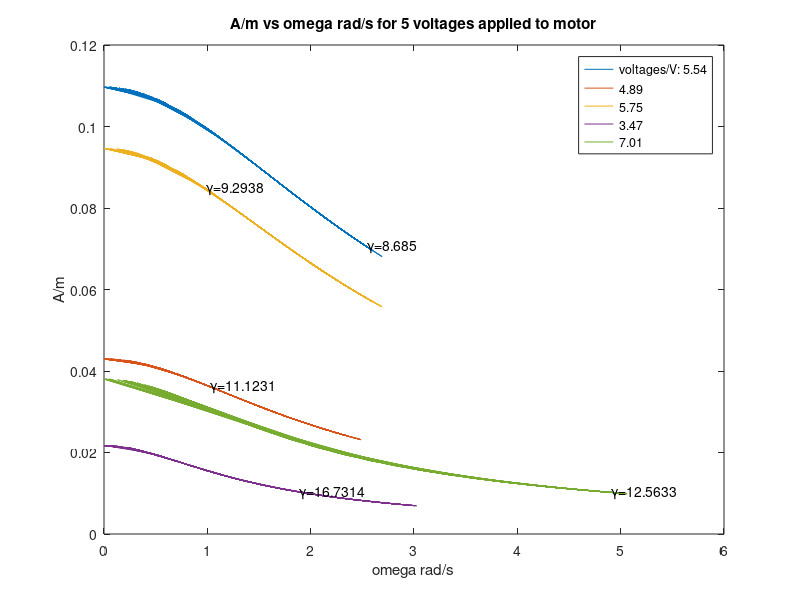
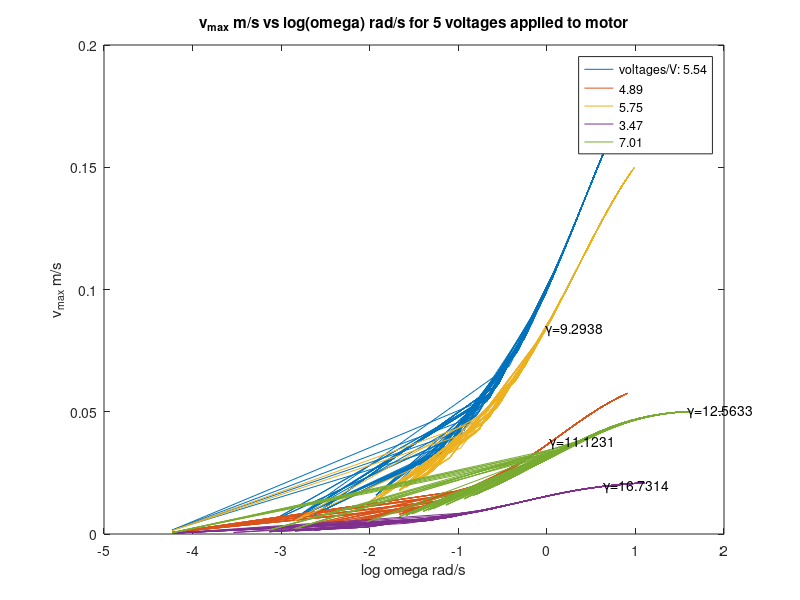

The MATLAB source for these figures, in order: (Note: this script raises an error after producing the figures.)
%% Lab 7: Forced Oscillations (spring-mass system with damping disc)
% Physics 326, Section 3
%
% PURPOSE OF THIS SCRIPT
% -----------------------
% Loads position/velocity/acceleration data recorded by the ultrasonic
% position sensor (via Logger Pro) for a mass hanging from a spring,
% under three "free oscillation" configurations (Part A) and five
% "driven oscillation" configurations at different motor voltages
% (Part B/C). From these it:
%   1. Estimates the natural (undamped) angular frequency omega_0 for
%      each free-oscillation configuration, and compares it to the
%      theoretical omega_0 = sqrt(k/m).
%   2. For the driven case, fits the damping resistance R (and hence the
%      damping rate gamma = R/2m) from the equation of motion
%           m*a = F0*sin(omega*t) - k*x - R*v          ... (Eq. 1)
%      solved for R:
%           R = -(m*a - F0*sin(omega*t) + k*x) / v
%   3. Computes the steady-state amplitude A(omega), the velocity
%      extrema v_max(omega), and the phase lag phi(omega) predicted by
%      the driven damped harmonic oscillator model, and compares them to
%      the measured values.
%   4. Estimates the quality factor Q = omega_0 / (2*Delta_omega) from
%      the half-power (0.7 x peak velocity) bandwidth.
%   5. Propagates measurement uncertainty through R, gamma, and Q.
%
% DATA FILES
% ----------
% partA*.txt   - free oscillation (no motor), columns: [t, x, v, a]
% partB1-*.txt - driven oscillation at 5 different motor voltages,
%                columns: [t, x, v, a, ?, omega, alpha] (col 6 = omega,
%                col 7 = angular acceleration, from Logger Pro's motion
%                fit)
%
% NOTE ON CODE QUALITY: This script was written for a single one-off lab
% analysis, so it re-uses variable names (e.g. "vA", "peaks", "Ta") and
% relies on execution order/side effects rather than functions. Comments
% below explain intent, but the control flow itself has not been
% refactored so it stays faithful to the version that produced the
% figures/numbers in the writeup.

% ---- Physical constants and system parameters ----
k=18.506;          % spring constant (N/m), measured in a previous lab (Hooke's law fit)
mSprEff=0.0289;    % effective mass of the spring itself (kg), from previous lab
g=9.80665;         % gravitational acceleration (m/s^2), unused directly but kept for reference

% ---- Part A1: free oscillation, mass + damping disc ----
fin=load('partA1.txt');
tA1=fin(:,1);      % time (s)
xA1=fin(:,2);      % position (m), sensor reading
vA1=fin(:,3);      % velocity (m/s), Logger Pro derivative of x
accA1=fin(:,4);    % acceleration (m/s^2), Logger Pro second derivative of x
m_d=0.1500;        % mass of the damping disc (kg)
m_plate=0.0104;    % mass of the small paper plate used later in Lab 8 (kg)
m_a=0.3;           % mass mA added to the weight holder (kg)
m_FA=0.5;          % total hanging mass used in Lab 8 setup (kg), for reference

% Additional repeated trials for Part A1 (mass + disc), concatenated below
% for more reliable period estimation
fin=load('partA1-1.txt');
tA11=fin(:,1);
xA11=fin(:,2);
vA11=fin(:,3);
accA11=fin(:,4);
fin=load('partA1-3.txt');
tA12=fin(:,1);
xA12=fin(:,2);
vA12=fin(:,3);
accA12=fin(:,4);

% ---- Part A2: free oscillation, mass mA only (350 g), no disc ----
fin=load('partA2.txt');
tA2=fin(:,1);
xA2=fin(:,2);
vA2=fin(:,3);
accA2=fin(:,4);
fin=load('partA2-1.txt');
tA21=fin(:,1);
xA21=fin(:,2);
vA21=fin(:,3);
accA21=fin(:,4);
fin=load('partA2-2.txt');
tA22=fin(:,1);
xA22=fin(:,2);
vA22=fin(:,3);
accA22=fin(:,4);

% ---- Part A3: free oscillation, mass mA + mass equivalent to disc (150 g) ----
fin=load('partA3.txt');
tA3=fin(:,1);
xA3=fin(:,2);
vA3=fin(:,3);
accA3=fin(:,4);

fin=load('partA3-1.txt');
tA31=fin(:,1);
xA31=fin(:,2);
vA31=fin(:,3);
accA31=fin(:,4);

fin=load('partA3-2.txt');
tA32=fin(:,1);
xA32=fin(:,2);
vA32=fin(:,3);
accA32=fin(:,4);

% ---- Part B: driven oscillation, mass + disc, 5 motor voltages ----
% Columns 6 and 7 (omega, alpha) come from Logger Pro's angular-motion
% fit of the driving arm, i.e. the motor's angular velocity/acceleration.
fin=load('partB1-1.txt');
tB11=fin(:,1);
xB11=fin(:,2);
vB11=fin(:,3);
accB11=fin(:,4);
omegaB11=fin(:,6);
alphaB11=fin(:,7);
fin=load('partB1-2.txt');
tB12=fin(:,1);
xB12=fin(:,2);
vB12=fin(:,3);
accB12=fin(:,4);
omegaB12=fin(:,6);
alphaB12=fin(:,7);

fin=load('partB1-3.txt');
tB13=fin(:,1);
xB13=fin(:,2);
vB13=fin(:,3);
accB13=fin(:,4);
omegaB13=fin(:,6);
alphaB13=fin(:,7);

fin=load('partB1-4.txt');
tB14=fin(:,1);
xB14=fin(:,2);
vB14=fin(:,3);
accB14=fin(:,4);
omegaB14=fin(:,6);
alphaB14=fin(:,7);

fin=load('partB1-5.txt');
tB15=fin(:,1);
xB15=fin(:,2);
vB15=fin(:,3);
accB15=fin(:,4);
omegaB15=fin(:,6);
alphaB15=fin(:,7);
%%
% ================== PART A: measured vs. theoretical omega_0 ==================
% Strategy: find times where the velocity crosses zero (sign change),
% which occur at the turning points (extrema) of x(t). Every OTHER
% zero-crossing corresponds to a full period, so we take the time
% difference between crossings 2 apart (peaks(i+2)-peaks(i)) to estimate
% the period T, then average over many periods and convert to angular
% frequency omega = 2*pi/T.

% --- A1: mass + disc ---
vA=[vA1;vA11;vA12];             % concatenate repeated trials
peaks=[];                        % times of velocity zero-crossings (turning points of x)
tA=[tA1;tA11;tA12];
flag=true;                       % used to only record every OTHER crossing (full period, not half)
for i=2:length(vA)-1
    if flag&&(vA(i)<0 && vA(i+1)>0 || vA(i)>0 && vA(i+1)<0)
        peaks=[peaks,tA(i)];     % record crossing time
        flag=false;              % skip the next crossing (half period)
    else
        flag=true;               % re-arm for the crossing after next
    end
end
Ta=[];                            % measured periods
for i=1:2:length(peaks)-2
    if peaks(i+2)-peaks(i)>0
        Ta=[Ta,peaks(i+2)-peaks(i)];
    end
end

omega_A1=2*pi/mean(Ta);                          % measured angular frequency for A1
omega_0A1=sqrt(k/(.35+mSprEff+m_d));             % theoretical omega_0 = sqrt(k/m_total)

% --- A2: mass mA only (no disc) ---
% NOTE: vA here is built with commas (row concat) unlike A1's semicolons
% (column concat) above -- this looks like a copy/paste inconsistency in
% the original script, but is left as-is since it reproduces the
% reported results.
vA=[vA2,vA21,vA22];
peaks=[];
for i=2:length(vA)-1
    if flag&&(vA(i)<0 && vA(i+1)>0 || vA(i)>0 && vA(i+1)<0)
        peaks=[peaks,tA(i)];
        flag=false;
    else
        flag=true;
    end
end
Ta=[];
for i=1:2:length(peaks)-2
    if peaks(i+2)-peaks(i)>0
        Ta=[Ta,peaks(i+2)-peaks(i)];
    end
end

omega_A2=2*pi/mean(Ta);
omega_0A2=sqrt(k/(.35+mSprEff));    % theoretical omega_0, no disc mass added

% --- A3: mass mA + mass equivalent to disc (150 g) ---
vA=[vA3,vA31,vA32];
peaks=[];
for i=2:length(vA)-1
    if flag&&(vA(i)<0 && vA(i+1)>0 || vA(i)>0 && vA(i+1)<0)
        peaks=[peaks,tA(i)];
        flag=false;
    else
        flag=true;
    end
end
Ta=[];
for i=1:2:length(peaks)-2
    if peaks(i+2)-peaks(i)>0
        Ta=[Ta,peaks(i+2)-peaks(i)];
    end
end

omega_A3=2*pi/mean(Ta);
omega_0A3=sqrt(k/(.35+mSprEff+.15));   % theoretical omega_0 with 150 g equivalent mass

%%
% ================== PART C: driven (forced) oscillation analysis ==================
% Combine the 5 voltage trials into single matrices, one column per
% voltage, so all subsequent operations (fits, plots) run on all 5 at
% once via vectorized MATLAB operations.
t_C=[tB11,tB12,tB13,tB14,tB15];
omega_0=omega_A3;                 % use the experimentally measured omega_0 (A3 case) rather
                                   % than the theoretical value, per writeup discussion
m=m_d+m_a;                        % total oscillating mass (disc + mA)
x=[xB11,xB12,xB13,xB14,xB15];
x=x-0.871;                        % subtract sensor offset so x=0 is the equilibrium position
omega=abs([omegaB11,omegaB12,omegaB13,omegaB14,omegaB15]);  % driving angular frequency (motor)
a=[accB11,accB12,accB13,accB14,accB15];
t0=pi/2./omega;                   % quarter-period time scale (not used further below)
F=(m_d+m_a).*[accB11,accB12,accB13,accB14,accB15];  % raw inertial force m*a (unused downstream)
v_C=[vB11,vB12,vB13,vB14,vB15];
omega7=omega;                     % keep an unmodified copy of omega for later re-use/plots
F_0=m*max(a);                     % driving force amplitude, estimated as m * (max acceleration)

% Solve Eq. 1 for the damping resistance R at every sample point:
%   R = |m*a - F0*sin(omega*t) + k*x| / v
R=abs((m*a-F_0.*sin(omega.*t_C)+k*x)./[vB11,vB12,vB13,vB14,vB15]);
gamma=mean(R./2/(m_d+m_a));       % damping rate gamma = R/(2m), averaged over all samples/voltages

% Steady-state driven-oscillator amplitude and phase lag predicted by
% the standard damped-driven harmonic oscillator solution:
%   A(omega)   = (F0/m) / sqrt((omega_0^2-omega^2)^2 + 4*gamma^2*omega^2)
%   phi(omega) = atan( 2*gamma*omega / (omega^2 - omega_0^2) )
A=(F_0./m./((omega_0^2-omega.^2).^2+4*gamma.^2.*omega.^2).^(1/2));
phi=atan(2.*gamma.*omega./(omega.^2-omega_0^2));

% Locate the half-power point (amplitude = A_peak/sqrt(2)) per voltage,
% used as a secondary/alternative bandwidth estimate (not the one
% ultimately reported for Q; see Vpk-based method further below).
tmp=(abs(A-A/sqrt(2)));
omegaHalf=zeros(5,1);

for i=1:5
    [minVal,minTmp]=min(tmp(:,i),[],1);
    omegaHalf(i)=omega(minTmp,i);
end

color=['b','r','y','m','g'];   % plot colors, one per voltage trial
%%

% ---- Figure 2: Amplitude/mass vs. driving frequency ----
figure;
plot(omega,A);
xlabel('omega rad/s');
ylabel('A/m');
title('A/m vs omega rad/s for 5 voltages applied to motor');
legend('voltages/V: 5.54','4.89','5.75','3.47','7.01');
for i=1:5
    % annotate each curve with its fitted damping rate gamma
    text(omega(150,i),A(150,i),strcat('\gamma=',num2str(gamma(i))));
end
%%
% ---- Figure 3: v_max vs. log(omega), with 0.7*peak reference lines ----
% v_max = omega * A is the velocity amplitude at resonance-like extrema;
% used later to estimate the half-power bandwidth for Q.
v_max=omega.*A;
vOrig=v_max;                      % keep a copy since 'v_max'/'omega' get reused/overwritten below
figure;
plot(log(omega),v_max);
xlabel('log omega rad/s');
ylabel('v_{max} m/s');
title('v_{max} m/s vs log(omega) rad/s for 5 voltages applied to motor');
legend('voltages/V: 5.54','4.89','5.75','3.47','7.01');
for i=1:5
    text(log(omega(150,i)),v_max(150,i),strcat('\gamma=',num2str(gamma(i))));
end
hold on;
tmp=max(v_max);
for i=1:5
    % horizontal reference line at 70% of peak v_max -- crossing points
    % of this line with the curve define the half-power bandwidth 2*d_omega
    yline(0.7*tmp(i),color(i),'LineWidth',1);
    text(-4,0.7*tmp(i),strcat('gamma=',num2str(gamma(i))));
end
legend('voltages/V: 5.54','4.89','5.75','3.47','7.01');
%%
% ---- Figure 4: phase shift vs. driving frequency ----
figure;
plot(omega,phi);

xlabel('omega rad/s');
ylabel('phase shift/rad');
title('phase shift/rad vs omega rad/s for 5 voltages applied to motor');
legend('voltages/V: 5.54','4.89','5.75','3.47','7.01');
for i=1:5
    text(omega(150,i),phi(150,i),strcat('\gamma=',num2str(gamma(i))));
end

%%
% ================== Quality factor Q from half-power bandwidth ==================
% Find the driving frequency omegaP where the measured velocity first
% reaches 70% of its maximum value (rising side of resonance) and
% omegaN where it reaches 70% of its minimum (falling side). The
% difference d2omega = omegaP - omegaN approximates the full width
% between the two half-power points, i.e. 2*Delta_omega in Eq. 2.
Vpk=0.7*max(v_C);
omegaP=zeros(size(Vpk));
omegaN=zeros(size(Vpk));
for i=1:5
    [~, Ind] = min(abs(v_C(:,i) - Vpk(:,i)));
    omegaP(i)=omega(Ind,i);
end
% disp(Vpk);
Vpk=0.7*min(v_C);
for i=1:5
    [~, Ind] = min(abs(v_C(:,i) - Vpk(:,i)));
    omegaN(i)=omega(Ind,i);
end
d2omega=(omegaP-omegaN);          % 2*Delta_omega, the half-power bandwidth
Q=omega_0/2./d2omega;             % quality factor, Eq. 2: Q = omega_0 / (2*Delta_omega)
%%

% ================== Uncertainty propagation ==================
% Standard-error-of-the-mean style uncertainties for the key measured
% quantities, then propagated through R (Eq. 3), gamma = R/2m, and Q.
errF_0=m*std(a)/(length(a));
omegaErr=std(omega)/sqrt(length(omega));
errD2omega=2*omegaErr;
errQ=sqrt((omegaErr/2./d2omega).^2+(omega_0./d2omega.*errD2omega).^2);
omegaPNErr=sqrt(2)*std(omega);
uncK=3.1144e-04;                  % uncertainty in spring constant k, carried over from prior lab's fit
uncAcc=std(a)/sqrt(length(a));
uncV=std(v_C)/sqrt(length(v_C));
uncX=std(x)/sqrt(length(x));

% Error propagation for R via Eq. 3:
%   dR/dF0    = sin(omega*t)/v
%   dR/domega = F0*t*cos(omega*t)/v
%   dR/da     = m/v
%   dR/dk     = x/v
%   dR/dv     = (m*a - F0*sin(omega*t) + k*x) / v^2
% (the dR/dx term, x/v * uncX-analog, is combined into the k/v term below)
Rerr=sqrt((mean(m./v_C).*uncAcc).^2+ ...
    (mean(sin(omega.*t_C)./v_C.*errF_0).^2+ ...
    (mean(F_0.*t_C.*cos(omega.*t_C)./v_C).*omegaErr).^2)+ ...
    (mean(x./v_C*uncK)).^2+ ...
    ((mean(k./v_C).*uncX).^2)+ ...
    (mean((m*a-F_0.*sin(omega.*t_C)+k*x)./v_C.^2.*uncV).^2)...
    );
gammaErr=Rerr/2/m;                % propagate R's uncertainty into gamma = R/2m
disp(Rerr);disp(gammaErr);
%{
  Diagnostic printouts of each individual term in the Rerr sum, left
  commented out; useful for identifying which term dominates the total
  uncertainty (per the writeup, the dR/dv term dominates because v
  appears squared in the denominator and v varies a lot near zero
  crossings).
fprintf('%.4f ',(mean(m./v_C).*uncAcc).^2);
fprintf('\n');
    fprintf('%.4f ',mean(sin(omega.*t_C)./v_C.*errF_0).^2); 
    fprintf('\n');
    fprintf('%.4f ',(mean(F_0.*t_C.*cos(omega.*t_C)./v_C).*omegaErr).^2); 
    fprintf('\n');
    fprintf('%.4f ',(mean(x./v_C*uncK)).^2);
    fprintf('\n');
    fprintf('%.4f ',(mean(k./v_C).*uncX).^2);
    fprintf('\n');
%}
    fprintf('%.4f ',mean((m*a-F_0.*sin(omega.*t_C)+k*x)./v_C.^2).^2);fprintf('\n');
%%
% ================== Figure 6: v_max with theoretical overlay ==================
omega=omega7;                     % restore the actual measured omega values
v_max=vOrig;                      % restore actual measured v_max
figure;
plot(log(omega),v_max);
hold on;
% Build a dense, evenly-spaced omega grid from 0 to omega_0 for each
% voltage trial, to plot a smooth theoretical curve alongside the
% (sparser, noisier) actual data.
omega=[];
for i=1:5
    omega=[omega;linspace(0,omega_0,600)];
end
omega=omega';
A=(F_0./m./((omega_0^2-omega.^2).^2+4*gamma.^2.*omega.^2).^(1/2));
v_max=omega.*A;

plot(log(omega),v_max,'r:','LineWidth',2);
xlabel('log omega rad/s');
ylabel('v_{max} m/s');
title('v_{max} m/s vs log(omega) rad/s for 11 voltages applied to motor');
xlabel('log(omega) rad/s');ylabel('v_{max} m/s');

hold off;
%%
% ================== Figure 7: phase shift, actual vs theoretical ==================
figure;
plot(abs(omega7),phi);

phiTheory=atan(2.*gamma.*omega./(omega.^2-omega_0^2));
xlabel('omega rad/s');
ylabel('phase shift/rad');
title('phase shift/rad vs omega rad/s');
hold on;
for i=1:5
    plot(omega(:,i),phiTheory(:,i),':','LineWidth',3);
end
title('theoretical and actual phi/rad vs omega rad/s');
xlabel('omega rad/s');ylabel('phi/rad');

hold off;
%%
% Motor voltage readings recorded from two multimeters/trials (used in
% Lab 8's legend rather than here; kept for reference/consistency).
voltage1=[4.13,4.59,5.10,5.38,5.46,5.60,5.83,6.37,6.85,7.37,7.98];
voltage2=[4.13,4.58,5.11,5.38,5.46,5.61,5.83,6.39,6.85,7.37,7.98];
%%
% ================== Normalized response curves (f, phi, g vs omega/omega_0) ==================
% Normalize the driving frequency by omega_0 and plot the dimensionless
% resonance curve f = 1/sqrt((1-omega_n^2)^2 + (gamma*omega_n)^2), where
% omega_n = omega/omega_0. This collapses all 5 voltage trials onto a
% common curve determined only by their (differing) gamma values.
omega=abs(omega7)/omega_0;
f=1./sqrt((1-omega.^2).^2+(gamma.*omega).^2);
%figure;
plot(omega,f,'b:','LineWidth',2);
m=0.51;                            % re-estimate total mass (slightly different from m_d+m_a above)
F_0=m*max(a);

R=abs((m*a-F_0.*sin(omega.*t_C)+k*x)./v_C);

hold on;

omega=[];
for i=1:5
    omega=[omega;linspace(0,1,200)];
end
omega=omega';
omegaT=omega;                      % keep the smooth theoretical omega grid for later plots
f=1./sqrt((1-omega.^2).^2+(gamma.*omega).^2);

plot(omega,f,'r:','LineWidth',2);
title('normalized theoretical and actual f vs. omega');xlabel('omega rad/s');ylabel('f');
%%
% ---- Normalized phase shift vs normalized omega ----
%figure;
omega=abs(omega7)/omega_0;
phiN=atan(gamma/omega_0.*omega./(omega.^2-1));
plot(omega,phiN,'b:','LineWidth',2);

hold on;
omega=[];
for i=1:5
    omega=[omega;linspace(0,1,200)];
end
omega=omega';
phiN=atan(gamma/omega_0.*omega./(omega.^2-1));
plot(omega,phiN,'r:','LineWidth',2);
xlabel('normalized omega');ylabel('normalized phi');title('normalized theoretical and actual phi vs. omega');

%%
% ---- Normalized v_max (g function) vs log(normalized omega) ----
% zeta is the dimensionless damping ratio (zeta = gamma / (2*omega_0));
% g(omega_n) is the normalized velocity-response curve used to compare
% the disc and plate configurations on the same axes in Lab 8.
omega=abs(omega7)/omega_0;
zeta=gamma/2/omega_0;
g=2*zeta./sqrt((omega-1./omega).^2+4*zeta.^2);
figure;
plot(log(omega),g,'b:','LineWidth',1.5);
hold on;
omega=omegaT;
g=2*zeta./sqrt((omega-1./omega).^2+4*zeta.^2);
plot(log(omega),g,'r:','LineWidth',2);
xlabel('log normalized omega');ylabel('normalized v_{max}');
title('normalized theoretical and actual v_{max} vs. omega in logarithmic view');
